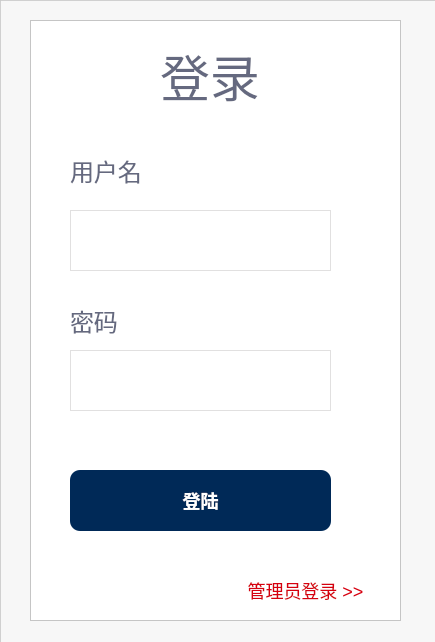
<?xml version="1.0" encoding="UTF-8"?>
<ui version="4.0">
 <class>User_login</class>
 <widget class="QWidget" name="User_login">
  <property name="geometry">
   <rect>
    <x>0</x>
    <y>0</y>
    <width>435</width>
    <height>642</height>
   </rect>
  </property>
  <property name="minimumSize">
   <size>
    <width>435</width>
    <height>642</height>
   </size>
  </property>
  <property name="maximumSize">
   <size>
    <width>435</width>
    <height>642</height>
   </size>
  </property>
  <property name="windowTitle">
   <string>Form</string>
  </property>
  <widget class="QFrame" name="Container_1">
   <property name="geometry">
    <rect>
     <x>0</x>
     <y>0</y>
     <width>451</width>
     <height>651</height>
    </rect>
   </property>
   <property name="toolTip">
    <string>&lt;html&gt;
&lt;head/&gt;
&lt;body&gt;
&lt;p&gt;123456
&lt;br/&gt;
&lt;/p&gt;
&lt;/body&gt;
&lt;/html&gt;</string>
   </property>
   <property name="styleSheet">
    <string notr="true">
backgroundv: qlineargradient(spread:pad, x1:0, y1:0, x2:100, y2:100, stop:0 #fc5f3a, stop:1 #ebc360)</string>
   </property>
   <property name="frameShape">
    <enum>QFrame::StyledPanel</enum>
   </property>
   <property name="frameShadow">
    <enum>QFrame::Raised</enum>
   </property>
   <widget class="QFrame" name="Container_2">
    <property name="geometry">
     <rect>
      <x>0</x>
      <y>0</y>
      <width>451</width>
      <height>651</height>
     </rect>
    </property>
    <property name="maximumSize">
     <size>
      <width>451</width>
      <height>16777215</height>
     </size>
    </property>
    <property name="styleSheet">
     <string notr="true">#Container_2{
	background : rgba(255,255,255,125);
}</string>
    </property>
    <property name="frameShape">
     <enum>QFrame::StyledPanel</enum>
    </property>
    <property name="frameShadow">
     <enum>QFrame::Raised</enum>
    </property>
    <widget class="QFrame" name="Container_3">
     <property name="enabled">
      <bool>true</bool>
     </property>
     <property name="geometry">
      <rect>
       <x>30</x>
       <y>20</y>
       <width>371</width>
       <height>601</height>
      </rect>
     </property>
     <property name="maximumSize">
      <size>
       <width>371</width>
       <height>16777215</height>
      </size>
     </property>
     <property name="styleSheet">
      <string notr="true">#Container_3{
	background:#ffffff;
}</string>
     </property>
     <property name="frameShape">
      <enum>QFrame::StyledPanel</enum>
     </property>
     <property name="frameShadow">
      <enum>QFrame::Raised</enum>
     </property>
     <widget class="QLabel" name="label_title">
      <property name="geometry">
       <rect>
        <x>130</x>
        <y>-10</y>
        <width>201</width>
        <height>131</height>
       </rect>
      </property>
      <property name="styleSheet">
       <string notr="true">#label_title{
	font-size:50px;
	color:#65697f;
	text-align: center;
}</string>
      </property>
      <property name="text">
       <string>登录</string>
      </property>
     </widget>
     <widget class="QLabel" name="label_name">
      <property name="geometry">
       <rect>
        <x>40</x>
        <y>110</y>
        <width>131</width>
        <height>81</height>
       </rect>
      </property>
      <property name="styleSheet">
       <string notr="true">
	font-size:24px;
	color:#65697f;
	text-align: center;
</string>
      </property>
      <property name="text">
       <string>用户名</string>
      </property>
     </widget>
     <widget class="QTextEdit" name="textEdit_name">
      <property name="geometry">
       <rect>
        <x>40</x>
        <y>190</y>
        <width>261</width>
        <height>61</height>
       </rect>
      </property>
      <property name="styleSheet">
       <string notr="true">border:1px solid #e1e0e0;
font-size:20px;
</string>
      </property>
     </widget>
     <widget class="QLabel" name="label">
      <property name="geometry">
       <rect>
        <x>40</x>
        <y>270</y>
        <width>111</width>
        <height>61</height>
       </rect>
      </property>
      <property name="styleSheet">
       <string notr="true">	font-size:24px;
	color:#65697f;
	text-align: center;</string>
      </property>
      <property name="text">
       <string>密码</string>
      </property>
     </widget>
     <widget class="QTextEdit" name="textEdit">
      <property name="geometry">
       <rect>
        <x>40</x>
        <y>330</y>
        <width>261</width>
        <height>61</height>
       </rect>
      </property>
      <property name="styleSheet">
       <string notr="true">	font-size:20px;   
	border:1px solid #e1e0e0;</string>
      </property>
     </widget>
     <widget class="QPushButton" name="pushButton">
      <property name="enabled">
       <bool>true</bool>
      </property>
      <property name="geometry">
       <rect>
        <x>40</x>
        <y>450</y>
        <width>261</width>
        <height>61</height>
       </rect>
      </property>
      <property name="styleSheet">
       <string notr="true">	border:none;
	background-color:#002957;
	color: white;
	font-size:18px;
	font-weight:800;
	border-radius: 10px;;
	border-style: outset;</string>
      </property>
      <property name="text">
       <string>登陆</string>
      </property>
     </widget>
     <widget class="QPushButton" name="pushButton_2">
      <property name="geometry">
       <rect>
        <x>210</x>
        <y>560</y>
        <width>131</width>
        <height>21</height>
       </rect>
      </property>
      <property name="styleSheet">
       <string notr="true">background:#fff;
color:#D6000F;
font-size:18px;
border:none;</string>
      </property>
      <property name="text">
       <string>管理员登录 &gt;&gt;</string>
      </property>
     </widget>
    </widget>
   </widget>
  </widget>
 </widget>
 <resources/>
 <connections/>
</ui>
